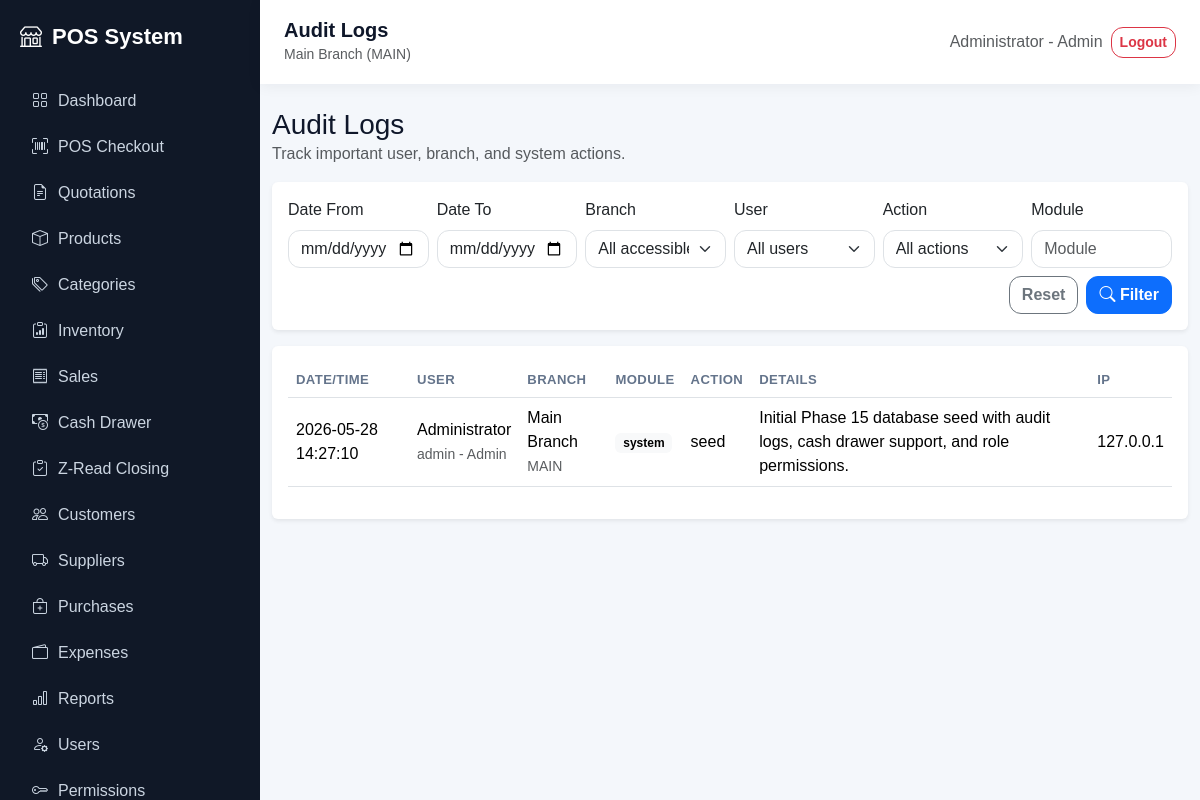
The page /audit/index.php (signed in) on the database its author committed.
### tables this page shows
CREATE TABLE audit_logs (
  id INT AUTO_INCREMENT PRIMARY KEY,
  branch_id INT NULL,
  user_id INT NULL,
  action VARCHAR(120) NOT NULL,
  module VARCHAR(80) NOT NULL,
  details TEXT NULL,
  ip_address VARCHAR(80) NULL,
  created_at TIMESTAMP DEFAULT CURRENT_TIMESTAMP,
  FOREIGN KEY (branch_id) REFERENCES branches(id) ON DELETE SET NULL,
  FOREIGN KEY (user_id) REFERENCES users(id) ON DELETE SET NULL
);

CREATE TABLE users (
  id INT AUTO_INCREMENT PRIMARY KEY,
  branch_id INT NULL,
  name VARCHAR(120) NOT NULL,
  username VARCHAR(80) NOT NULL UNIQUE,
  password VARCHAR(255) NOT NULL,
  role ENUM('Admin','Area Manager','Manager','Cashier','Inventory Clerk','Purchasing Staff') NOT NULL DEFAULT 'Cashier',
  is_active TINYINT(1) DEFAULT 1,
  created_at TIMESTAMP DEFAULT CURRENT_TIMESTAMP,
  FOREIGN KEY (branch_id) REFERENCES branches(id) ON DELETE SET NULL
);

CREATE TABLE branches (
  id INT AUTO_INCREMENT PRIMARY KEY,
  name VARCHAR(120) NOT NULL,
  code VARCHAR(50) NOT NULL UNIQUE,
  address VARCHAR(255),
  created_at TIMESTAMP DEFAULT CURRENT_TIMESTAMP
);

### config/app.php (called while the page is built, shortened)
<?php
function app_url(string $path = ''): string
{
    return BASE_URL . ltrim($path, '/');
}

### auth/session.php (called while the page is built, shortened)
<?php
require_once __DIR__ . '/../config/app.php';
function valid_user_roles(): array
{
    return ['Admin', 'Area Manager', 'Manager', 'Cashier', 'Inventory Clerk', 'Purchasing Staff'];
}
function single_branch_roles(): array
{
    return ['Manager', 'Cashier', 'Inventory Clerk', 'Purchasing Staff'];
}
function fetch_all_branches(PDO $pdo): array
{
    $stmt = $pdo->query('SELECT id, name, code FROM branches ORDER BY name, id');
    return $stmt->fetchAll() ?: [];
}
function user_accessible_branches(PDO $pdo, int $userId, string $role, ?int $userBranchId): array
{
    if ($role === 'Admin') {
        return fetch_all_branches($pdo);
    }
    return [];
}
function session_accessible_branches(PDO $pdo): array
{
    $userId = (int)($_SESSION['user_id'] ?? 0);
    $role = $_SESSION['role'] ?? '';
    $stmt = $pdo->prepare('SELECT branch_id FROM users WHERE id = ? AND is_active = 1 LIMIT 1');
    $stmt->execute([$userId]);
    $user = $stmt->fetch();
    return user_accessible_branches($pdo, $userId, $role, null);
}

### audit/index.php (the view, shortened to what this page needs)
<?php
require_once __DIR__ . '/../config/database.php';
require_once __DIR__ . '/../auth/session.php';
$accessibleBranches = session_accessible_branches($pdo);
$accessibleBranchIds = array_map('intval', array_column($accessibleBranches, 'id'));
$module = trim($_GET['module'] ?? '');
$dateFrom = trim($_GET['date_from'] ?? '');
$dateTo = trim($_GET['date_to'] ?? '');
$where = [];
$params = [];
if ($accessibleBranchIds) {
    $placeholders = implode(',', array_fill(0, count($accessibleBranchIds), '?'));
    $where[] = '(a.branch_id IS NULL OR a.branch_id IN (' . $placeholders . '))';
    array_push($params, ...$accessibleBranchIds);
} else {
    $where[] = 'a.branch_id IS NULL';
}
$sql = '
    SELECT
        a.*,
        u.name AS user_name,
        u.username,
        u.role,
        b.name AS branch_name,
        b.code AS branch_code
    FROM audit_logs a
    LEFT JOIN users u ON u.id = a.user_id
    LEFT JOIN branches b ON b.id = a.branch_id
    WHERE ' . implode(' AND ', $where) . '
    ORDER BY a.created_at DESC
    LIMIT 300
';
$stmt = $pdo->prepare($sql);
$stmt->execute($params);
$logs = $stmt->fetchAll();
require_once __DIR__ . '/../includes/header.php';
?>
<div class="d-flex justify-content-between align-items-center mb-3">
    <div>
        <h3 class="mb-0">Audit Logs</h3>
        <div class="text-muted">Track important user, branch, and system actions.</div>
    </div>
</div>
<div class="card border-0 shadow-sm mb-3">
    <div class="card-body">
        <form class="row g-2 align-items-end" method="get" action="<?= app_url('audit/index.php') ?>">
            <div class="col-lg-2 col-md-4">
                <label class="form-label">Date From</label>
                <input type="date" class="form-control" name="date_from" value="<?= htmlspecialchars($dateFrom) ?>">
            </div>
            <div class="col-lg-2 col-md-4">
                <label class="form-label">Date To</label>
                <input type="date" class="form-control" name="date_to" value="<?= htmlspecialchars($dateTo) ?>">
            </div>
            <div class="col-lg-2 col-md-4">
                <label class="form-label">Branch</label>
                <select name="branch_id" class="form-select">
                    <option value="">All accessible</option>
                </select>
            </div>
            <div class="col-lg-2 col-md-4">
                <label class="form-label">User</label>
                <select name="user_id" class="form-select">
                    <option value="">All users</option>
                </select>
            </div>
            <div class="col-lg-2 col-md-4">
                <label class="form-label">Action</label>
                <select name="action" class="form-select">
                    <option value="">All actions</option>
                </select>
            </div>
            <div class="col-lg-2 col-md-4">
                <label class="form-label">Module</label>
                <input class="form-control" name="module" placeholder="Module" value="<?= htmlspecialchars($module) ?>">
            </div>
            <div class="col-12 d-flex justify-content-end gap-2">
                <a class="btn btn-outline-secondary" href="<?= app_url('audit/index.php') ?>">Reset</a>
                <button class="btn btn-primary">
                    <i class="bi bi-search"></i> Filter
                </button>
            </div>
        </form>
    </div>
</div>
<div class="card border-0 shadow-sm">
    <div class="card-body table-responsive">
        <table class="table table-hover align-middle">
            <thead>
                <tr>
                    <th>Date/Time</th>
                    <th>User</th>
                    <th>Branch</th>
                    <th>Module</th>
                    <th>Action</th>
                    <th>Details</th>
                    <th>IP</th>
                </tr>
            </thead>
            <tbody>
                <?php foreach ($logs as $log): ?>
                    <tr>
                        <td><?= htmlspecialchars($log['created_at']) ?></td>
                        <td>
                            <?php if ($log['user_name']): ?>
                                <?= htmlspecialchars($log['user_name']) ?>
                                <?php if (!empty($log['username'])): ?>
                                    <br><small class="text-muted"><?= htmlspecialchars($log['username']) ?> - <?= htmlspecialchars($log['role'] ?? '') ?></small>
                                <?php endif; ?>
                            <?php else: ?>
                                <span class="text-muted">Unknown</span>
                            <?php endif; ?>
                        </td>
                        <td>
                            <?php if ($log['branch_name']): ?>
                                <?= htmlspecialchars($log['branch_name']) ?>
                                <br><small class="text-muted"><?= htmlspecialchars($log['branch_code'] ?? '') ?></small>
                            <?php else: ?>
                                <span class="text-muted">-</span>
                            <?php endif; ?>
                        </td>
                        <td><span class="badge text-bg-light"><?= htmlspecialchars($log['module']) ?></span></td>
                        <td><?= htmlspecialchars($log['action']) ?></td>
                        <td><?= htmlspecialchars($log['details'] ?? '') ?></td>
                        <td><?= htmlspecialchars($log['ip_address'] ?? '') ?></td>
                    </tr>
                <?php endforeach; ?>
            </tbody>
        </table>
    </div>
</div>
<?php require_once __DIR__ . '/../includes/footer.php'; ?>

### assets/css/app.css (style rules this page uses)
:root { --sidebar:#101827; --primary:#2563eb; --bg:#f4f7fb; }
body { background: var(--bg); font-family: Arial, sans-serif; }
* { box-sizing: border-box; }
html { scroll-behavior: smooth; }
body { color: #0f172a; }
.card, .table-card, .soft-card, .stat-card { transition: transform .18s ease, box-shadow .18s ease; }
.table-responsive { border-radius: 16px; }
.table th { white-space: nowrap; font-size: .82rem; color: #64748b; text-transform: uppercase; letter-spacing: .03em; }
.form-control, .form-select, .btn { border-radius: 12px; }
.btn { font-weight: 600; }

### rows shown on the page
audit_logs: created_at "2026-05-28 14:27:10", user.name "Administrator", user.username "admin", user.role "Admin", branch.name "Main Branch", branch.code "MAIN", module "system", action "seed", details "Initial Phase 15 database seed with audit logs, cash drawer support, and role permissions.", ip_address "127.0.0.1"

### other values the page prints
$link['label'] "Dashboard"
$link['label'] "POS Checkout"
$link['label'] "Quotations"
$link['label'] "Products"
$link['label'] "Categories"
$link['label'] "Inventory"
$link['label'] "Sales"
$link['label'] "Cash Drawer"
$link['label'] "Z-Read Closing"
$link['label'] "Customers"
$link['label'] "Suppliers"
$link['label'] "Purchases"
$link['label'] "Expenses"
$link['label'] "Reports"
$link['label'] "Users"
